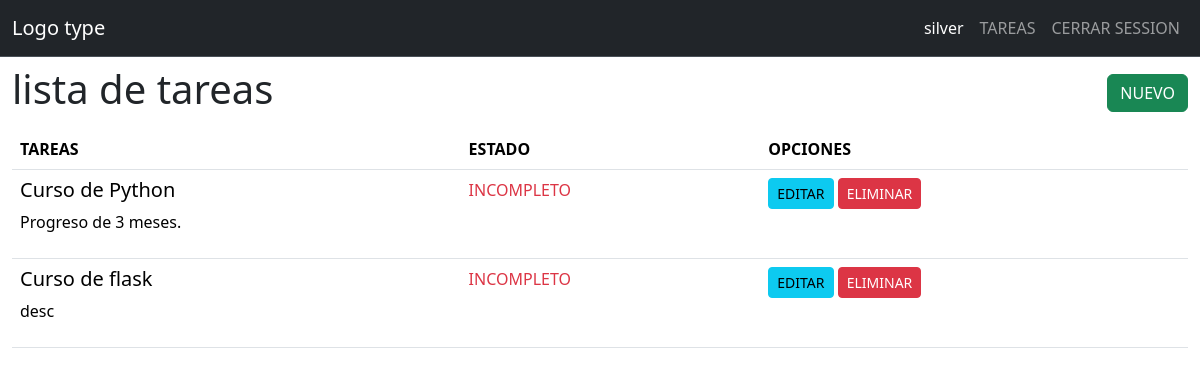
Screenshot of /todo/lista (signed in) with the database file from the repository.
### content/models.py (models this page shows, shortened)
class User(db.Model):
    id = db.Column(db.Integer, primary_key = True)
    username = db.Column(db.String(20), unique = True, nullable = False)
    password = db.Column(db.Text, nullable = False)

class Task(db.Model):
    id = db.Column(db.Integer, primary_key = True)
    created_by = db.Column(db.Integer, db.ForeignKey('user.id'), nullable = False)
    title = db.Column(db.String(100), nullable = False)
    description = db.Column(db.Text)
    state = db.Column(db.Boolean, default = False)

### content/todo.py (the view)
@frontPage.route('/lista')
@login_required
def lista():
    tareas = Task.query.all()
    return render_template('todo/index.html', tareas = tareas)

### content/auth.py (called while the page is built)
@authentication.before_app_request
def load_logged_in_user():
    user_name_id = session.get('user_id')
    if user_name_id is None:
        g.user_name = None
    else:
        g.user_name = User.query.get_or_404(user_name_id)

def login_required(view):
    @functools.wraps(view)
    def wrapped_view(**kwargs):
        if g.user_name is None:
            return redirect(url_for('authentication.logeo'))
        return view(**kwargs)
    return wrapped_view

### content/templates/todo/index.html
{% extends 'base.html' %}
{% block content %}
  <section class="container-fluid">
    <nav class="navbar">
      <h1 class=""> {% block title %} lista de tareas {% endblock title %}</h1>
      <a class="btn btn-success" href="{{url_for('frontPage.create_new_task')}}"> NUEVO </a>
    </nav>
    <table class="table">
      <thead>
        <tr>
          <th class="col">TAREAS</th>
          <th class="col">ESTADO</th>
          <th class="col" colspan="2"> OPCIONES</th>
        </tr>
      </thead>
      <tbody>
        {% for tarea in tareas | reverse %}
          {% if g.user_name.id == tarea.created_by %}
            <tr>
              <td>
                <h5> {{ tarea.title}} </h5>
                <p> {{ tarea.description}} </p>
              </td>
              <td>
                {% if tarea.state == false %} <span class="text-danger"> INCOMPLETO </span>
                {% else %} <span class="text-success"> COMPLETADO</span>
                {% endif %}
              </td>
              <td>
                <a class="btn btn-info btn-sm" href="{{ url_for('frontPage.update', id = tarea.id) }}"> EDITAR</a>
                <a class="btn btn-danger btn-sm" href="{{ url_for('frontPage.delete_task', id = tarea.id) }}"> ELIMINAR</a>
              </td>
            </tr>
          {% endif %}
        {% endfor %}
      </tbody>
    </table>
  </section>
{% endblock %}

### content/templates/base.html (shortened to what this page needs)
<!DOCTYPE html>
<html lang="en" dir="ltr">
  <head>
    <link href="https://cdn.jsdelivr.net/npm/bootstrap@5.3.2/dist/css/bootstrap.min.css" rel="stylesheet">
  </head>
  <body>
    <nav class="navbar navbar-expand-sm bg-dark border-bottom border-body" data-bs-theme="dark">
      <div class="container-fluid">
        <a class="navbar-brand" href="{{ url_for('index') }}">Logo type</a>
        <div class="collapse navbar-collapse justify-content-end" id="navbarNav">
          <ul class="navbar-nav">
            {% if g.user_name %}
              <li class="nav-item">
                <span class="nav-link active">{{ g.user_name.username }}</span>
              </li>
              <li class="nav-item">
                <a class="nav-link" href="{{url_for('frontPage.lista')}}"> TAREAS</a>
              </li>
              <li class="nav-item">
                <a class="nav-link" href="{{url_for('authentication.logout')}}">CERRAR SESSION</a>
              </li>
            {% endif %}
          </ul>
        </div>
      </div>
    </nav>
    {% block content %}{% endblock %}
  </body>
</html>

### rows the page displays
User: user_name.username "silver"
Task: title "Curso de Python", description "Progreso de 3 meses.", state "INCOMPLETO"
Task: title "Curso de flask", description "desc", state "INCOMPLETO"
